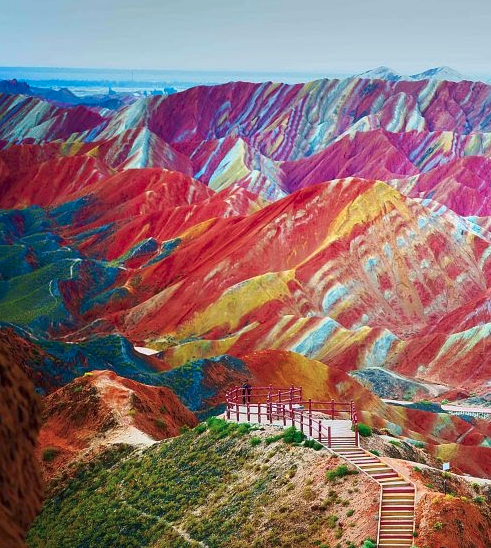
#> input picture algorithms/SLAM/img_01.png, 491 x 548 px
$ python main.py
#> lines starting #> are read from the running program, lines starting #| are printed output that depends on the picture
import numpy as np
import cv2
import matplotlib.pyplot as plt
from mpl_toolkits.mplot3d import Axes3D
import argparse


def extract_features(image):
    """Extract keypoints and descriptors from image using ORB"""
    # Convert image to grayscale
    if len(image.shape) == 3:
        gray = cv2.cvtColor(image, cv2.COLOR_BGR2GRAY)
    else:
        gray = image

    # Initialize ORB detector
    orb = cv2.ORB_create(nfeatures=3000) # 3000 is the number of features

    # Find the keypoints and descriptors
    keypoints, descriptors = orb.detectAndCompute(gray, None)

    return keypoints, descriptors


def match_features(desc1, desc2):
    """Match features between two images"""
    # Purpose: Creates a Brute-Force matcher object
    bf = cv2.BFMatcher(cv2.NORM_HAMMING, crossCheck=True)

    # Match descriptors
    matches = bf.match(desc1, desc2)

    # Sort them in order of distance
    matches = sorted(matches, key=lambda x: x.distance)

    return matches


def estimate_motion(kp1, kp2, matches, K):
    """Estimate camera motion from matched features"""
    # Convert keypoints to numpy arrays
    pts1 = np.float32([kp1[m.queryIdx].pt for m in matches])
    pts2 = np.float32([kp2[m.trainIdx].pt for m in matches])

    # Find the essential matrix
    # Details: The essential matrix encodes the relative rotation and translation between the two camera positions
    E, mask = cv2.findEssentialMat(pts1, pts2, K, method=cv2.RANSAC, prob=0.999, threshold=1.0)

    # Use only inliers for pose recovery
    inlier_matches = [matches[i] for i in range(len(matches)) if mask[i] == 1]
    pts1 = np.float32([kp1[m.queryIdx].pt for m in inlier_matches])
    pts2 = np.float32([kp2[m.trainIdx].pt for m in inlier_matches])

    # Recover pose (R, t) from essential matrix
    # Details: This gives us the pose of the second camera relative to the first (which is assumed to be at the origin)
    _, R, t, _ = cv2.recoverPose(E, pts1, pts2, K)

    return R, t, pts1, pts2, inlier_matches


def triangulate_points(K, R1, t1, R2, t2, pts1, pts2):
    """Triangulate 3D points from 2D correspondences"""
    # Create projection matrices
    P1 = np.dot(K, np.hstack((R1, t1)))
    P2 = np.dot(K, np.hstack((R2, t2)))

    # Reshape point arrays for triangulation
    pts1 = pts1.T
    pts2 = pts2.T

    # Triangulate points
    points_4d_homogeneous = cv2.triangulatePoints(P1, P2, pts1, pts2)

    # Convert to 3D
    points_3d = points_4d_homogeneous[:3] / points_4d_homogeneous[3]

    return points_3d.T


def visualize_results(img1, img2, kp1, kp2, matches, points_3d, R, t):
    """Visualize the results: matched features and 3D reconstruction"""
    # Create figure with 3 subplots
    fig = plt.figure(figsize=(15, 5))

    # Plot feature matches
    ax1 = fig.add_subplot(131)
    match_img = cv2.drawMatches(img1, kp1, img2, kp2, matches[:50], None, flags=cv2.DrawMatchesFlags_NOT_DRAW_SINGLE_POINTS)
    ax1.imshow(match_img)
    ax1.set_title('Feature Matches')
    ax1.axis('off')

    # Plot 3D points
    ax2 = fig.add_subplot(132, projection='3d')
    ax2.scatter(points_3d[:, 0], points_3d[:, 1], points_3d[:, 2], c='b', marker='.', s=1)
    ax2.set_title('3D Points')
    ax2.set_xlabel('X')
    ax2.set_ylabel('Y')
    ax2.set_zlabel('Z')

    # Plot camera poses
    ax3 = fig.add_subplot(133, projection='3d')

    # First camera at origin
    camera_center1 = np.array([0, 0, 0])

    # Second camera position (transform -R.T @ t)
    camera_center2 = -np.dot(R.T, t).ravel()

    # Plot camera positions
    ax3.scatter([camera_center1[0], camera_center2[0]],
                [camera_center1[1], camera_center2[1]],
                [camera_center1[2], camera_center2[2]],
                c='r', marker='o', s=100)

    # Visualize camera orientation axes
    axis_length = 0.5

    # First camera axes (identity rotation)
    axes1 = np.array([[axis_length, 0, 0], [0, axis_length, 0], [0, 0, axis_length]])

    # Second camera axes
    axes2 = np.dot(R.T, axes1.T).T + camera_center2

    # Plot axes for camera 1
    for i, color in enumerate(['r', 'g', 'b']):
        ax3.plot([camera_center1[0], axes1[i][0]],
                 [camera_center1[1], axes1[i][1]],
                 [camera_center1[2], axes1[i][2]], color=color, linewidth=2)

    # Plot axes for camera 2
    for i, color in enumerate(['r', 'g', 'b']):
        ax3.plot([camera_center2[0], axes2[i][0]],
                 [camera_center2[1], axes2[i][1]],
                 [camera_center2[2], axes2[i][2]], color=color, linewidth=2)

    ax3.set_title('Camera Poses')
    ax3.set_xlabel('X')
    ax3.set_ylabel('Y')
    ax3.set_zlabel('Z')

    plt.tight_layout()
    plt.show()


def run_slam(image_path1, image_path2):
    """Run SLAM on two images"""
#> called with image_path1 = 'img_01.png', image_path2 = 'img_02.png'
    # Load images
    img1 = cv2.imread(image_path1)
#> img1 is the input picture: shape (548, 491, 3); mean B, G, R 110.9, 110.5, 141.4
    img2 = cv2.imread(image_path2)
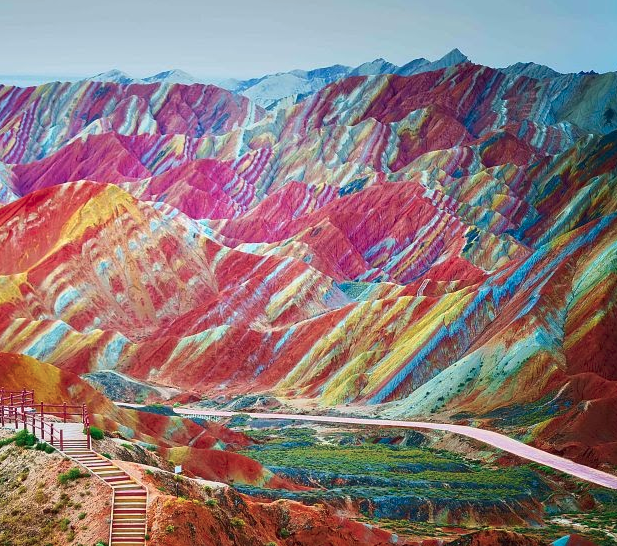
#> input picture algorithms/SLAM/img_02.png, 617 x 546 px
#> img2 is the input picture: shape (546, 617, 3); mean B, G, R 121.9, 120.9, 143.5

    if img1 is None or img2 is None:
        raise ValueError(f"Could not load images from {image_path1} and {image_path2}")

    # Extract features
    kp1, desc1 = extract_features(img1)
#> in extract_features, `gray = cv2.cvtColor(image, cv2.COLOR_BGR2GRAY)`:
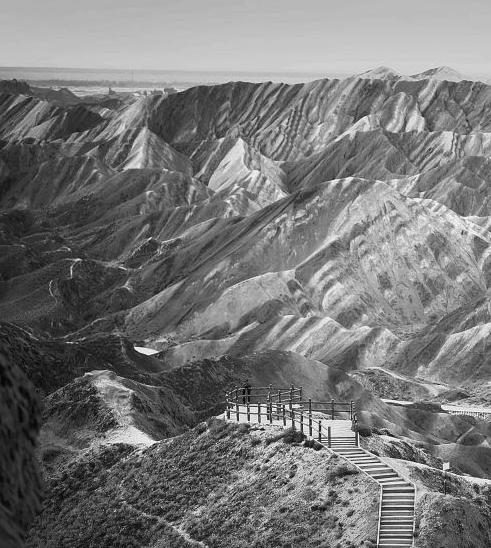
#> gray: shape (548, 491); min 1, max 253, mean 119.8
#> in extract_features, `keypoints, descriptors = orb.detectAndCompute(gray, None)`: keypoints = 2985 keypoints; strongest (x, y, size): (383, 509, 31), (235, 408, 31), (384, 498, 31), (354, 439, 31)
#> kp1 has the same summary as keypoints in extract_features
    kp2, desc2 = extract_features(img2)
#> in extract_features (call 2), `gray = cv2.cvtColor(image, cv2.COLOR_BGR2GRAY)`:
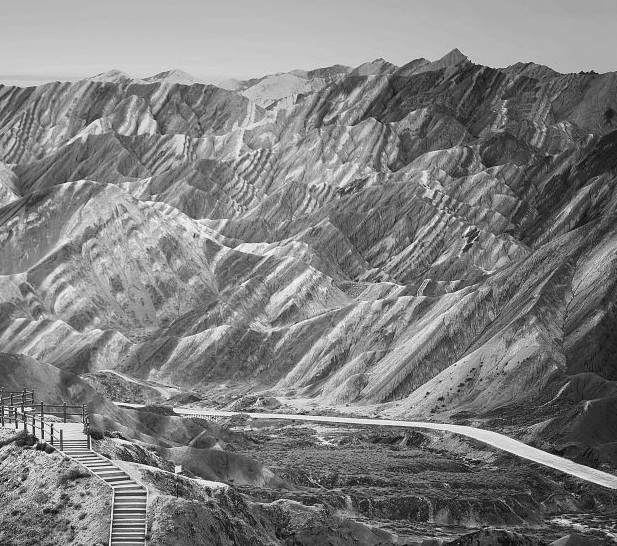
#> gray: shape (546, 617); min 4, max 255, mean 127.8
#> in extract_features (call 2), `keypoints, descriptors = orb.detectAndCompute(gray, None)`: keypoints = 3000 keypoints; strongest (x, y, size): (116, 501, 31), (86, 442, 31), (52, 438, 31), (114, 501, 31)
#> kp2 has the same summary as keypoints in extract_features

    print(f"Found {len(kp1)} keypoints in first image")
#| Found 2985 keypoints in first image
    print(f"Found {len(kp2)} keypoints in second image")
#| Found 3000 keypoints in second image

    # Match features
    matches = match_features(desc1, desc2)
#> in match_features, `matches = bf.match(desc1, desc2)`: matches = 1137 matches
#> matches = 1137 matches
    print(f"Found {len(matches)} feature matches")
#| Found 1137 feature matches

    # Estimate camera matrix (use approximate values if calibration is not available)
    # This assumes a camera with focal length = 1000 and principal point at image center
    height, width = img1.shape[:2]
#> height = 548; width = 491
    focal_length = 1000  # approximate value, should be calibrated for real applications
    K = np.array([
        [focal_length, 0, width / 2],
        [0, focal_length, height / 2],
        [0, 0, 1]
    ])

    # First camera pose (set as origin)
    R1 = np.eye(3)
    t1 = np.zeros((3, 1))

    # Estimate second camera pose
    R2, t2, pts1, pts2, good_matches = estimate_motion(kp1, kp2, matches, K)
#> in estimate_motion, `pts1 = np.float32([kp1[m.queryIdx].pt for m in matches])`: pts1 = 1137 pairs, first value 71 to 458, second value 77.14 to 512
#> in estimate_motion, `pts2 = np.float32([kp2[m.trainIdx].pt for m in matches])`: pts2 = 1137 pairs, first value 31 to 585, second value 64.28 to 514
#> in estimate_motion, `E, mask = cv2.findEssentialMat(pts1, pts2, K, method=cv2.RANSAC, prob=..`: E = [[0.000229, -0.00435, 0.0129], [-0.00771, 0.0053, -0.707], [-0.0146, 0.707, 0.00554]]; mask = 1137 values, max 1 at index 0, min 0 at index 280, mean 0.602
#> in estimate_motion, `inlier_matches = [matches[i] for i in range(len(matches)) if mask[i] =..`: inlier_matches = 684 matches
#> in estimate_motion, `pts1 = np.float32([kp1[m.queryIdx].pt for m in inlier_matches])`: pts1 = 684 pairs, first value 115.2 to 458, second value 77.14 to 511
#> in estimate_motion, `pts2 = np.float32([kp2[m.trainIdx].pt for m in inlier_matches])`: pts2 = 684 pairs, first value 31 to 496.8, second value 79.63 to 514
#> in estimate_motion, `_, R, t, _ = cv2.recoverPose(E, pts1, pts2, K)`: R = [[1, 0.0024, -0.0169], [-0.00228, 1, 0.00752], [0.0169, -0.00748, 1]]; t = [-1, -0.0183, -0.00601]
#> R2 has the same summary as R in estimate_motion; t2 = [-1, -0.0183, -0.00601]; good_matches = 684 matches
    print(f"Camera motion computed with {len(good_matches)} inlier matches")
#| Camera motion computed with 684 inlier matches

    # Triangulate 3D points
    points_3d = triangulate_points(K, R1, t1, R2, t2, pts1, pts2)
#> in triangulate_points, `P2 = np.dot(K, np.hstack((R2, t2)))`: P2 = [[1004, 0.567, 228.6, -1001.3], [2.36, 997.9, 281.5, -19.96], [0.0169, -0.00748, 1, -0.00601]]
#> points_3d = 684 rows, first 8: [0.567, 0.685, 3.98], [0.305, 0.696, 3.98], [0.34, 0.712, 3.98], [0.36, 0.712, 3.98], [0.575, 0.677, 3.98], [0.265, 0.693, 3.98], [0.217, 0.693, 3.98], [0.65, 0.673, 3.98]
    print(f"Triangulated {len(points_3d)} 3D points")
#| Triangulated 684 3D points

    # Filter points that are too far away (outliers)
    distances = np.linalg.norm(points_3d, axis=1)
#> distances = 684 values, max 49.94 at index 676, min 2.61 at index 680, mean 4.14
    median_dist = np.median(distances)
#> median_dist = 4.07
    mask = distances < median_dist * 3  # Filter points that are 3x farther than median
    filtered_points_3d = points_3d[mask]
#> filtered_points_3d = 683 rows, first 8: [0.567, 0.685, 3.98], [0.305, 0.696, 3.98], [0.34, 0.712, 3.98], [0.36, 0.712, 3.98], [0.575, 0.677, 3.98], [0.265, 0.693, 3.98], [0.217, 0.693, 3.98], [0.65, 0.673, 3.98]
    print(f"Filtered to {len(filtered_points_3d)} reasonable 3D points")
#| Filtered to 683 reasonable 3D points

    # Visualize results
    visualize_results(img1, img2, kp1, kp2, good_matches, filtered_points_3d, R2, t2)
#> in visualize_results, `match_img = cv2.drawMatches(img1, kp1, img2, kp2, matches[:50], None, ..`:
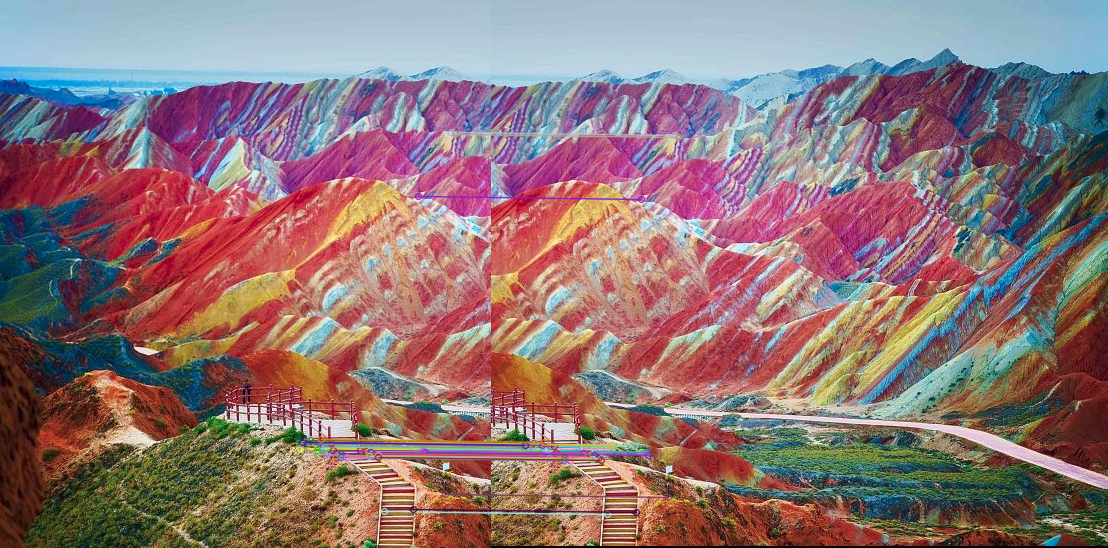
#> match_img: shape (548, 1108, 3); mean B, G, R 117.2, 116, 142.2
#> in visualize_results, `camera_center2 = -np.dot(R.T, t).ravel()`: camera_center2 = [1, 0.0207, -0.0107]
#> in visualize_results, `axes2 = np.dot(R.T, axes1.T).T + camera_center2`: axes2 = [[1.5, 0.0219, -0.0192], [0.999, 0.521, -0.00699], [1.01, 0.0169, 0.489]]
#> in visualize_results, `plt.show()`:
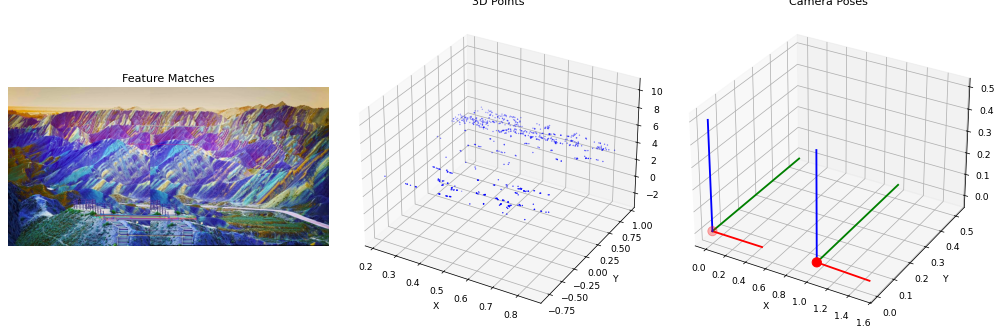
#> figure drawn by matplotlib, 3 panels; B, G, R data is drawn as R, G, B

    return filtered_points_3d, R2, t2


if __name__ == "__main__":
    image1, image2 = "img_01.png", "img_02.png"

    run_slam(image1, image2)
